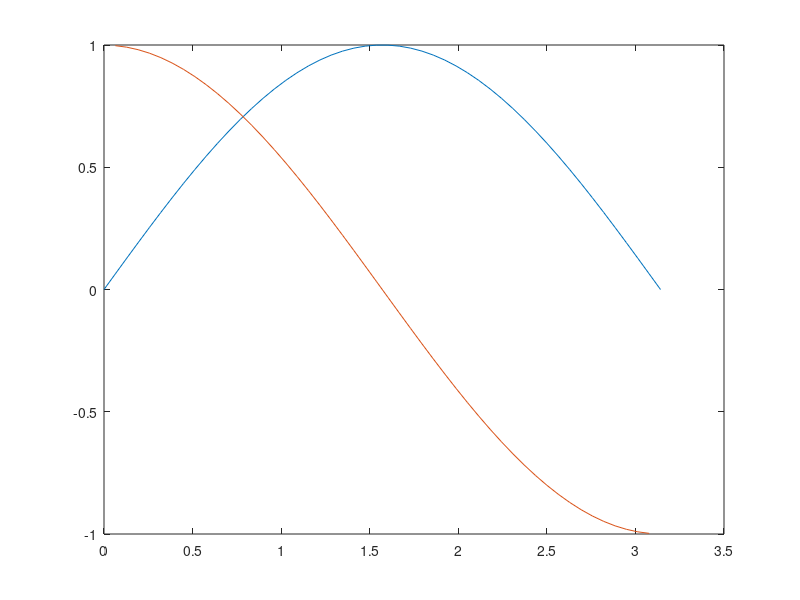

Here is the MATLAB script that generated this plot: (Note: this script raises an error after producing the figure.)
% Ethan Ferguson
% lecture 20 Differentiation
clc;clear all; format compact;

%% diff function
x=0:10;
y=[5, 4, 2, 3, 4, 7, 9, 7, 6, 5, 4];

dx=diff(x)
dy=diff(y)
%calculate slope
dy_dx=dy./dx

%% Example 2
%givens
x=linspace(0,pi,50)
y=sin(x)
n=length(x)

%calculations
dy=y(3:n)-y(1:n-2);
dx=x(3:n)-x(1:n-2)

%calculate slope
dy_dx=dy./dx;

plot(x,y,x(2:n-1),dy_dx)

%% ODE (Ordinary Differential Equations)
xrange=[0, 0.5];
y_initial=2;


[x,y]=ode45(@ODEEXAMPLE,xrange,y_initial);

plot(x,y)

%% ODE example 2
xrange=[6,24];
yinitial=-3;

[x,y]=ode45(@ODEEXAMPLE2,xrange,yinitial)

plot(x,y)







